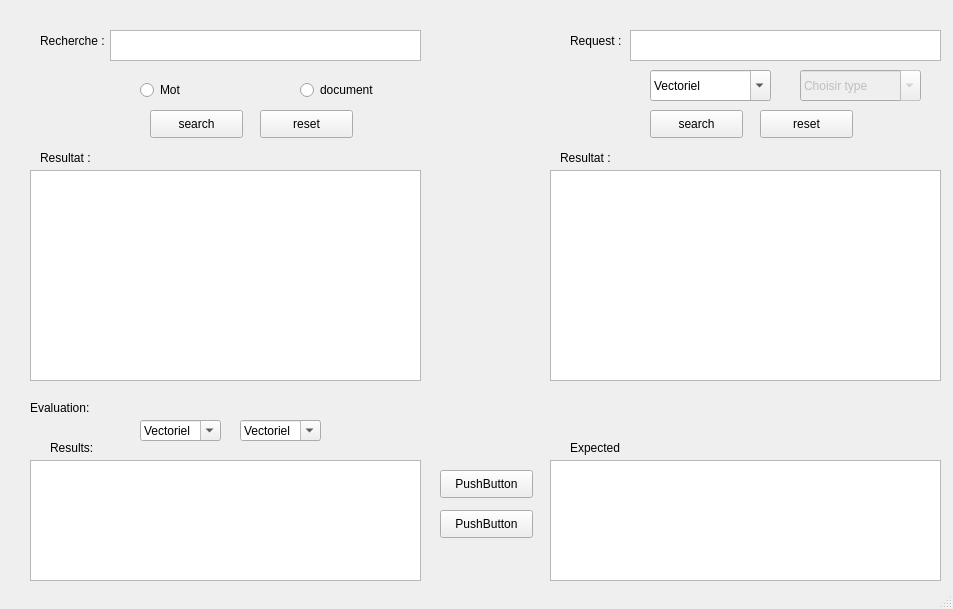
<?xml version="1.0" encoding="UTF-8"?>
<ui version="4.0">
 <class>MainWindow</class>
 <widget class="QMainWindow" name="MainWindow">
  <property name="enabled">
   <bool>true</bool>
  </property>
  <property name="geometry">
   <rect>
    <x>0</x>
    <y>0</y>
    <width>953</width>
    <height>609</height>
   </rect>
  </property>
  <property name="windowTitle">
   <string>MainWindow</string>
  </property>
  <widget class="QWidget" name="centralwidget">
   <widget class="QComboBox" name="comboBox">
    <property name="enabled">
     <bool>false</bool>
    </property>
    <property name="geometry">
     <rect>
      <x>800</x>
      <y>70</y>
      <width>121</width>
      <height>31</height>
     </rect>
    </property>
    <property name="editable">
     <bool>true</bool>
    </property>
    <property name="currentText">
     <string>Choisir type</string>
    </property>
   </widget>
   <widget class="QTextEdit" name="textEdit">
    <property name="geometry">
     <rect>
      <x>630</x>
      <y>30</y>
      <width>311</width>
      <height>31</height>
     </rect>
    </property>
   </widget>
   <widget class="QComboBox" name="comboBox_2">
    <property name="geometry">
     <rect>
      <x>650</x>
      <y>70</y>
      <width>121</width>
      <height>31</height>
     </rect>
    </property>
    <property name="editable">
     <bool>true</bool>
    </property>
    <property name="currentText">
     <string>Vectoriel</string>
    </property>
    <item>
     <property name="text">
      <string>Vectoriel</string>
     </property>
    </item>
    <item>
     <property name="text">
      <string>Boolean</string>
     </property>
    </item>
   </widget>
   <widget class="QPushButton" name="pushButton">
    <property name="geometry">
     <rect>
      <x>760</x>
      <y>110</y>
      <width>93</width>
      <height>28</height>
     </rect>
    </property>
    <property name="text">
     <string>reset</string>
    </property>
   </widget>
   <widget class="QPushButton" name="pushButton_2">
    <property name="geometry">
     <rect>
      <x>650</x>
      <y>110</y>
      <width>93</width>
      <height>28</height>
     </rect>
    </property>
    <property name="text">
     <string>search</string>
    </property>
   </widget>
   <widget class="QTextEdit" name="textEdit_2">
    <property name="geometry">
     <rect>
      <x>110</x>
      <y>30</y>
      <width>311</width>
      <height>31</height>
     </rect>
    </property>
   </widget>
   <widget class="QLabel" name="label">
    <property name="geometry">
     <rect>
      <x>40</x>
      <y>30</y>
      <width>81</width>
      <height>21</height>
     </rect>
    </property>
    <property name="text">
     <string>Recherche :</string>
    </property>
   </widget>
   <widget class="QRadioButton" name="radioButton">
    <property name="geometry">
     <rect>
      <x>140</x>
      <y>80</y>
      <width>95</width>
      <height>20</height>
     </rect>
    </property>
    <property name="text">
     <string>Mot</string>
    </property>
   </widget>
   <widget class="QRadioButton" name="radioButton_2">
    <property name="geometry">
     <rect>
      <x>300</x>
      <y>80</y>
      <width>95</width>
      <height>20</height>
     </rect>
    </property>
    <property name="text">
     <string>document</string>
    </property>
   </widget>
   <widget class="QPushButton" name="pushButton_3">
    <property name="geometry">
     <rect>
      <x>150</x>
      <y>110</y>
      <width>93</width>
      <height>28</height>
     </rect>
    </property>
    <property name="text">
     <string>search</string>
    </property>
   </widget>
   <widget class="QPushButton" name="pushButton_4">
    <property name="geometry">
     <rect>
      <x>260</x>
      <y>110</y>
      <width>93</width>
      <height>28</height>
     </rect>
    </property>
    <property name="text">
     <string>reset</string>
    </property>
   </widget>
   <widget class="QTextEdit" name="textEdit_3">
    <property name="geometry">
     <rect>
      <x>30</x>
      <y>170</y>
      <width>391</width>
      <height>211</height>
     </rect>
    </property>
   </widget>
   <widget class="QLabel" name="label_2">
    <property name="geometry">
     <rect>
      <x>40</x>
      <y>150</y>
      <width>55</width>
      <height>16</height>
     </rect>
    </property>
    <property name="text">
     <string>Resultat :</string>
    </property>
   </widget>
   <widget class="QTextEdit" name="textEdit_4">
    <property name="geometry">
     <rect>
      <x>550</x>
      <y>170</y>
      <width>391</width>
      <height>211</height>
     </rect>
    </property>
    <property name="readOnly">
     <bool>true</bool>
    </property>
   </widget>
   <widget class="QLabel" name="label_3">
    <property name="geometry">
     <rect>
      <x>560</x>
      <y>150</y>
      <width>55</width>
      <height>16</height>
     </rect>
    </property>
    <property name="text">
     <string>Resultat :</string>
    </property>
   </widget>
   <widget class="QLabel" name="label_4">
    <property name="geometry">
     <rect>
      <x>570</x>
      <y>30</y>
      <width>81</width>
      <height>21</height>
     </rect>
    </property>
    <property name="text">
     <string>Request :</string>
    </property>
   </widget>
   <widget class="QLabel" name="label_5">
    <property name="geometry">
     <rect>
      <x>30</x>
      <y>400</y>
      <width>81</width>
      <height>16</height>
     </rect>
    </property>
    <property name="text">
     <string>Evaluation:</string>
    </property>
   </widget>
   <widget class="QTextEdit" name="textEdit_5">
    <property name="geometry">
     <rect>
      <x>30</x>
      <y>460</y>
      <width>391</width>
      <height>121</height>
     </rect>
    </property>
   </widget>
   <widget class="QTextEdit" name="textEdit_6">
    <property name="geometry">
     <rect>
      <x>550</x>
      <y>460</y>
      <width>391</width>
      <height>121</height>
     </rect>
    </property>
   </widget>
   <widget class="QLabel" name="label_6">
    <property name="geometry">
     <rect>
      <x>570</x>
      <y>440</y>
      <width>81</width>
      <height>16</height>
     </rect>
    </property>
    <property name="text">
     <string>Expected</string>
    </property>
   </widget>
   <widget class="QLabel" name="label_7">
    <property name="geometry">
     <rect>
      <x>50</x>
      <y>440</y>
      <width>81</width>
      <height>16</height>
     </rect>
    </property>
    <property name="text">
     <string>Results:</string>
    </property>
   </widget>
   <widget class="QComboBox" name="comboBox_3">
    <property name="geometry">
     <rect>
      <x>140</x>
      <y>420</y>
      <width>81</width>
      <height>21</height>
     </rect>
    </property>
    <property name="editable">
     <bool>true</bool>
    </property>
    <property name="currentText">
     <string>Vectoriel</string>
    </property>
    <item>
     <property name="text">
      <string>Vectoriel</string>
     </property>
    </item>
    <item>
     <property name="text">
      <string>Boolean</string>
     </property>
    </item>
   </widget>
   <widget class="QComboBox" name="comboBox_4">
    <property name="geometry">
     <rect>
      <x>240</x>
      <y>420</y>
      <width>81</width>
      <height>21</height>
     </rect>
    </property>
    <property name="editable">
     <bool>true</bool>
    </property>
    <property name="currentText">
     <string>Vectoriel</string>
    </property>
    <item>
     <property name="text">
      <string>Vectoriel</string>
     </property>
    </item>
    <item>
     <property name="text">
      <string>Boolean</string>
     </property>
    </item>
   </widget>
   <widget class="QPushButton" name="pushButton_5">
    <property name="geometry">
     <rect>
      <x>440</x>
      <y>470</y>
      <width>93</width>
      <height>28</height>
     </rect>
    </property>
    <property name="text">
     <string>PushButton</string>
    </property>
   </widget>
   <widget class="QPushButton" name="pushButton_6">
    <property name="geometry">
     <rect>
      <x>440</x>
      <y>510</y>
      <width>93</width>
      <height>28</height>
     </rect>
    </property>
    <property name="text">
     <string>PushButton</string>
    </property>
   </widget>
  </widget>
  <widget class="QStatusBar" name="statusbar"/>
 </widget>
 <resources/>
 <connections/>
</ui>
